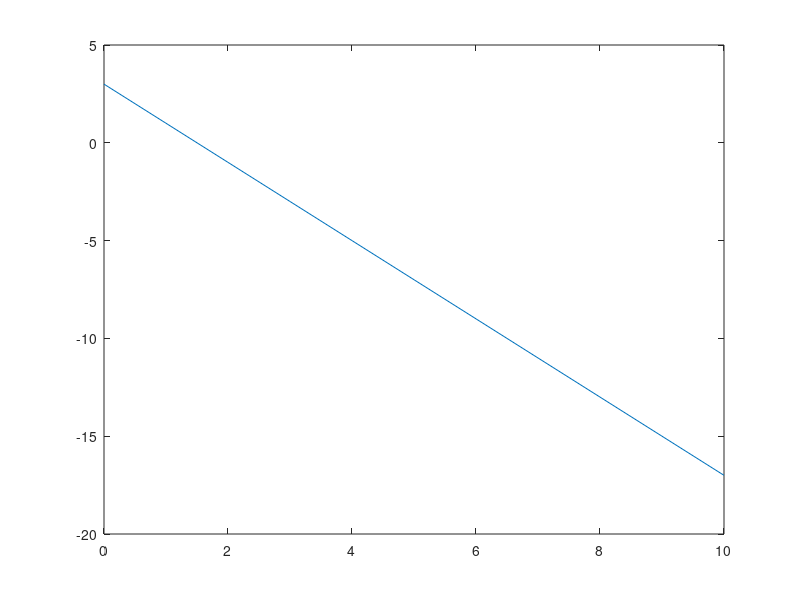
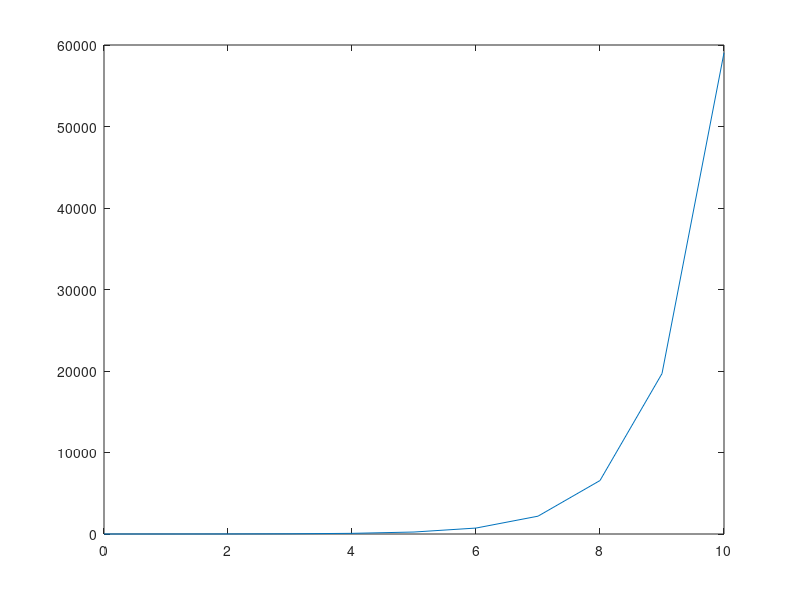
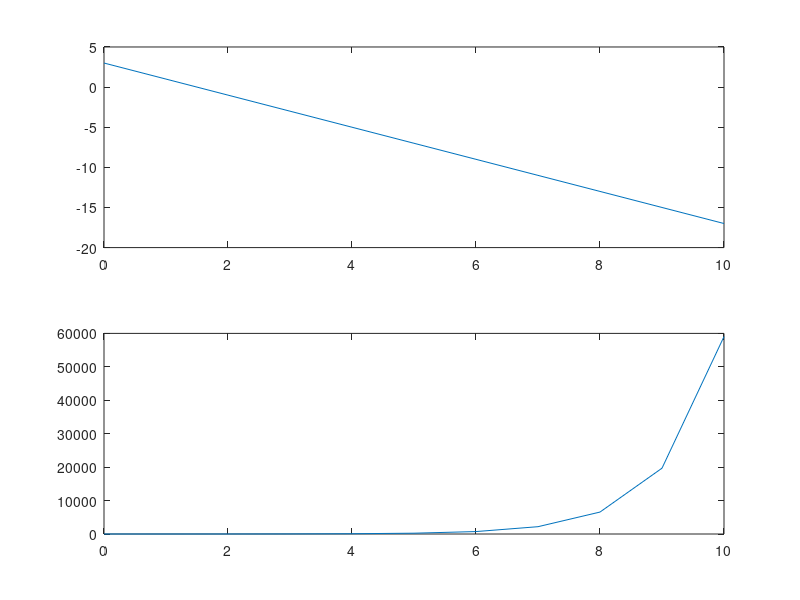
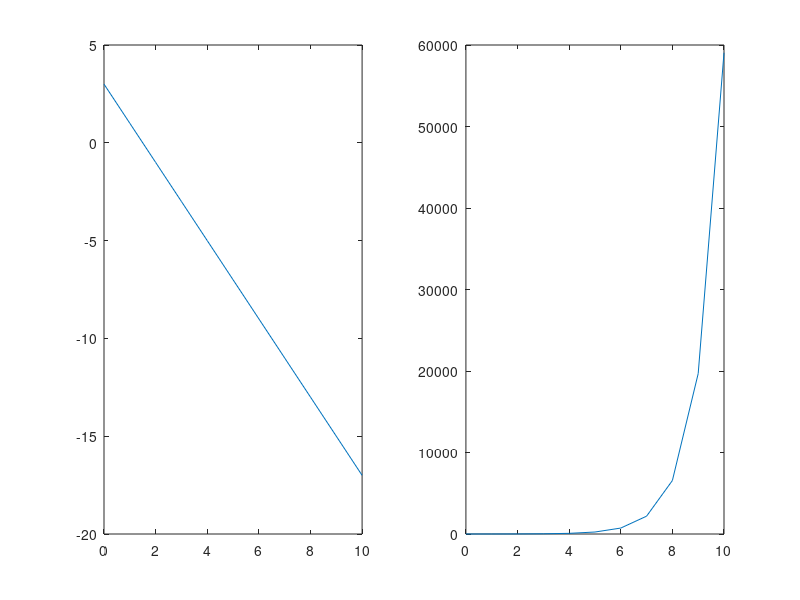

Write the MATLAB code that produced these figures, in order.
clear all;
close all;
x = [0:10]
m = -2
c = 3
y1 = m*x+c
y2 = c.^x

figure (1)  % build new window prepare for new plot
plot (x,y1)

figure (2)
plot (x,y2)

figure (3)
subplot(2,1,1), plot (x,y1)
subplot(2,1,2), plot (x,y2)

figure (4)
subplot(1,2,1), plot (x,y1)
subplot(1,2,2), plot (x,y2)

